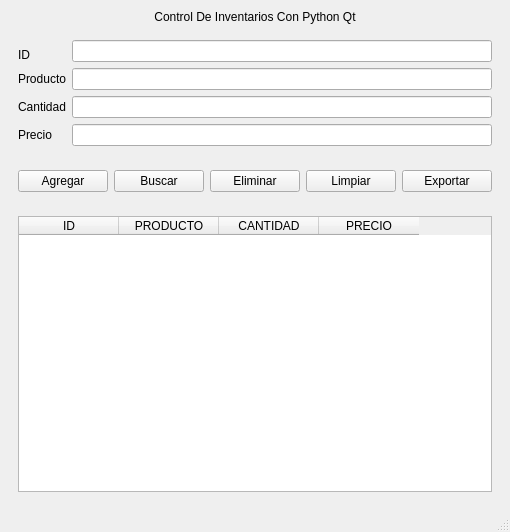
<?xml version="1.0" encoding="UTF-8"?>
<ui version="4.0">
 <class>MainWindow</class>
 <widget class="QMainWindow" name="MainWindow">
  <property name="geometry">
   <rect>
    <x>0</x>
    <y>0</y>
    <width>510</width>
    <height>532</height>
   </rect>
  </property>
  <property name="windowTitle">
   <string>MainWindow</string>
  </property>
  <widget class="QWidget" name="centralwidget">
   <layout class="QVBoxLayout" name="verticalLayout_2">
    <item>
     <layout class="QVBoxLayout" name="verticalLayout">
      <item alignment="Qt::AlignHCenter">
       <widget class="QLabel" name="label">
        <property name="minimumSize">
         <size>
          <width>228</width>
          <height>16</height>
         </size>
        </property>
        <property name="text">
         <string>Control De Inventarios Con Python Qt</string>
        </property>
        <property name="alignment">
         <set>Qt::AlignCenter</set>
        </property>
        <property name="margin">
         <number>0</number>
        </property>
       </widget>
      </item>
     </layout>
    </item>
    <item>
     <widget class="QWidget" name="widget" native="true">
      <layout class="QHBoxLayout" name="horizontalLayout_2">
       <item>
        <layout class="QGridLayout" name="gridLayout">
         <item row="0" column="0">
          <widget class="QLabel" name="oioio">
           <property name="enabled">
            <bool>true</bool>
           </property>
           <property name="text">
            <string>ID</string>
           </property>
           <property name="alignment">
            <set>Qt::AlignBottom|Qt::AlignLeading|Qt::AlignLeft</set>
           </property>
          </widget>
         </item>
         <item row="0" column="1">
          <widget class="QLineEdit" name="txtID"/>
         </item>
         <item row="1" column="0">
          <widget class="QLabel" name="oioio_2">
           <property name="text">
            <string>Producto</string>
           </property>
          </widget>
         </item>
         <item row="1" column="1">
          <widget class="QLineEdit" name="txtProducto"/>
         </item>
         <item row="2" column="0">
          <widget class="QLabel" name="oioio_3">
           <property name="text">
            <string>Cantidad</string>
           </property>
          </widget>
         </item>
         <item row="2" column="1">
          <widget class="QLineEdit" name="txtCantidad"/>
         </item>
         <item row="3" column="0">
          <widget class="QLabel" name="oioio_4">
           <property name="text">
            <string>Precio</string>
           </property>
          </widget>
         </item>
         <item row="3" column="1">
          <widget class="QLineEdit" name="txtPrecio"/>
         </item>
        </layout>
       </item>
       <item>
        <layout class="QHBoxLayout" name="horizontalLayout"/>
       </item>
      </layout>
     </widget>
    </item>
    <item>
     <widget class="QWidget" name="widget_2" native="true">
      <layout class="QHBoxLayout" name="horizontalLayout_4">
       <item>
        <layout class="QHBoxLayout" name="horizontalLayout_3">
         <item>
          <widget class="QPushButton" name="btnAgregar">
           <property name="text">
            <string>Agregar</string>
           </property>
          </widget>
         </item>
         <item>
          <widget class="QPushButton" name="btnBuscar">
           <property name="text">
            <string>Buscar</string>
           </property>
          </widget>
         </item>
         <item>
          <widget class="QPushButton" name="btnEliminar">
           <property name="text">
            <string>Eliminar</string>
           </property>
          </widget>
         </item>
         <item>
          <widget class="QPushButton" name="btnLimpiar">
           <property name="text">
            <string>Limpiar</string>
           </property>
          </widget>
         </item>
         <item>
          <widget class="QPushButton" name="btnExportar">
           <property name="text">
            <string>Exportar</string>
           </property>
          </widget>
         </item>
        </layout>
       </item>
      </layout>
     </widget>
    </item>
    <item>
     <widget class="QWidget" name="widget_3" native="true">
      <layout class="QHBoxLayout" name="horizontalLayout_6">
       <item>
        <layout class="QHBoxLayout" name="horizontalLayout_5">
         <item>
          <widget class="QTableWidget" name="tabla">
           <column>
            <property name="text">
             <string>ID</string>
            </property>
           </column>
           <column>
            <property name="text">
             <string>PRODUCTO</string>
            </property>
           </column>
           <column>
            <property name="text">
             <string>CANTIDAD</string>
            </property>
           </column>
           <column>
            <property name="text">
             <string>PRECIO</string>
            </property>
           </column>
          </widget>
         </item>
        </layout>
       </item>
      </layout>
     </widget>
    </item>
   </layout>
  </widget>
  <widget class="QMenuBar" name="menubar">
   <property name="geometry">
    <rect>
     <x>0</x>
     <y>0</y>
     <width>510</width>
     <height>22</height>
    </rect>
   </property>
  </widget>
  <widget class="QStatusBar" name="statusbar"/>
 </widget>
 <resources/>
 <connections/>
</ui>
